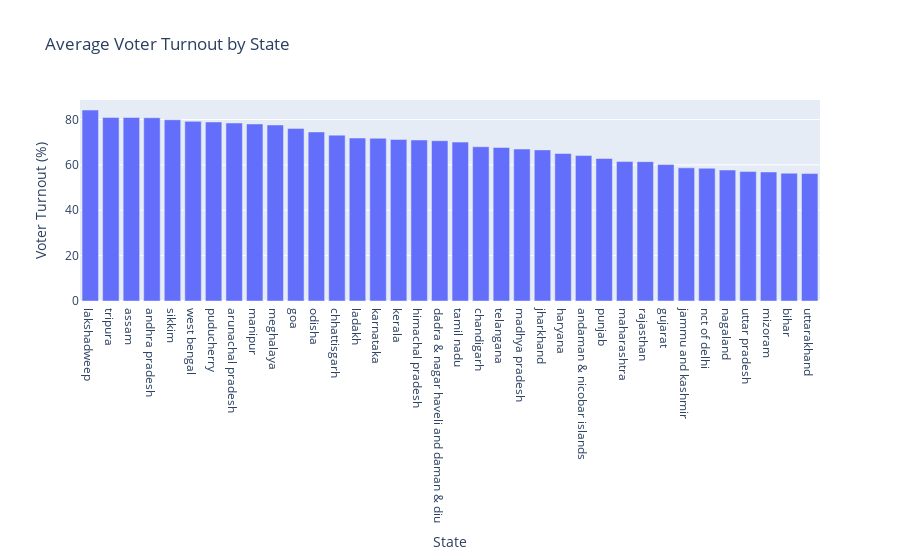

Notebook cell for this chart:
### Code cell
# Calculate the average voter turnout by state (grouped by state)
state_voter_turnout = loc_results.groupby('State')['Polled (%)'].mean().reset_index()

# Sort the averaged voter turnout data in descending order
state_voter_turnout_sorted = state_voter_turnout.sort_values(by='Polled (%)', ascending=False)

# Create a bar chart
fig = px.bar(state_voter_turnout_sorted, 
             x='State', 
             y='Polled (%)',
             labels={'State': 'State', 'Polled (%)': 'Voter Turnout (%)'},
             title='Average Voter Turnout by State')
  

# Show the plot
fig.show()

### Figure 1 — Plotly figure (JSON) as saved in the notebook; plotly's stock layout.template omitted (floating-point values rounded to 4 significant figures)
{"data": [{"alignmentgroup": "True", "hovertemplate": "State=%{x}<br>Voter Turnout (%)=%{y}<extra></extra>", "legendgroup": "", "marker": {"color": "#636efa", "pattern": {"shape": ""}}, "name": "", "offsetgroup": "", "orientation": "v", "showlegend": false, "textposition": "auto", "type": "bar", "x": ["lakshadweep", "tripura", "assam", "andhra pradesh", "sikkim", "west bengal", "puducherry", "arunachal pradesh", "manipur", "meghalaya", "goa", "odisha", "chhattisgarh", "ladakh", "karnataka", "kerala", "himachal pradesh", "dadra & nagar haveli and\ndaman & diu", "tamil nadu", "chandigarh", "telangana", "madhya pradesh", "jharkhand", "haryana", "andaman & nicobar islands", "punjab", "maharashtra", "rajasthan", "gujarat", "jammu and kashmir", "nct of delhi", "nagaland", "uttar pradesh", "mizoram", "bihar", "uttarakhand"], "xaxis": "x", "y": [84.16, 80.92, 80.88, 80.77, 79.88, 79.19, 78.9, 78.45, 78.03, 77.58, 76.08, 74.51, 73.11, 71.82, 71.71, 71.19, 70.97, 70.64, 70.04, 67.98, 67.66, 66.97, 66.61, 65.02, 64.1, 62.8, 61.46, 61.43, 60.14, 58.7, 58.5, 57.72, 57.05, 56.87, 56.33, 56.18], "yaxis": "y"}], "layout": {"barmode": "relative", "legend": {"tracegroupgap": 0}, "title": {"text": "Average Voter Turnout by State"}, "xaxis": {"anchor": "y", "domain": [0, 1], "title": {"text": "State"}}, "yaxis": {"anchor": "x", "domain": [0, 1], "title": {"text": "Voter Turnout (%)"}}}}
